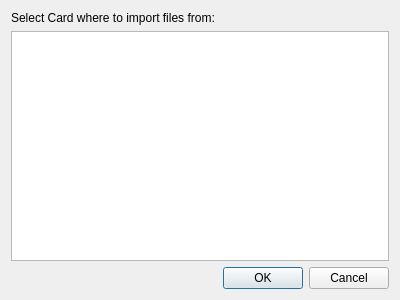
<?xml version="1.0" encoding="UTF-8"?>
<ui version="4.0">
 <class>SelectCardDialog</class>
 <widget class="QDialog" name="SelectCardDialog">
  <property name="geometry">
   <rect>
    <x>0</x>
    <y>0</y>
    <width>400</width>
    <height>300</height>
   </rect>
  </property>
  <property name="windowTitle">
   <string>Dialog</string>
  </property>
  <property name="modal">
   <bool>true</bool>
  </property>
  <layout class="QVBoxLayout" name="verticalLayout">
   <item>
    <widget class="QLabel" name="label">
     <property name="text">
      <string>Select Card where to import files from:</string>
     </property>
    </widget>
   </item>
   <item>
    <widget class="QListWidget" name="listBox"/>
   </item>
   <item>
    <widget class="QDialogButtonBox" name="buttonBox">
     <property name="orientation">
      <enum>Qt::Horizontal</enum>
     </property>
     <property name="standardButtons">
      <set>QDialogButtonBox::Cancel|QDialogButtonBox::Ok</set>
     </property>
    </widget>
   </item>
  </layout>
 </widget>
 <resources/>
 <connections>
  <connection>
   <sender>buttonBox</sender>
   <signal>accepted()</signal>
   <receiver>SelectCardDialog</receiver>
   <slot>accept()</slot>
   <hints>
    <hint type="sourcelabel">
     <x>248</x>
     <y>254</y>
    </hint>
    <hint type="destinationlabel">
     <x>157</x>
     <y>274</y>
    </hint>
   </hints>
  </connection>
  <connection>
   <sender>buttonBox</sender>
   <signal>rejected()</signal>
   <receiver>SelectCardDialog</receiver>
   <slot>reject()</slot>
   <hints>
    <hint type="sourcelabel">
     <x>316</x>
     <y>260</y>
    </hint>
    <hint type="destinationlabel">
     <x>286</x>
     <y>274</y>
    </hint>
   </hints>
  </connection>
 </connections>
</ui>
